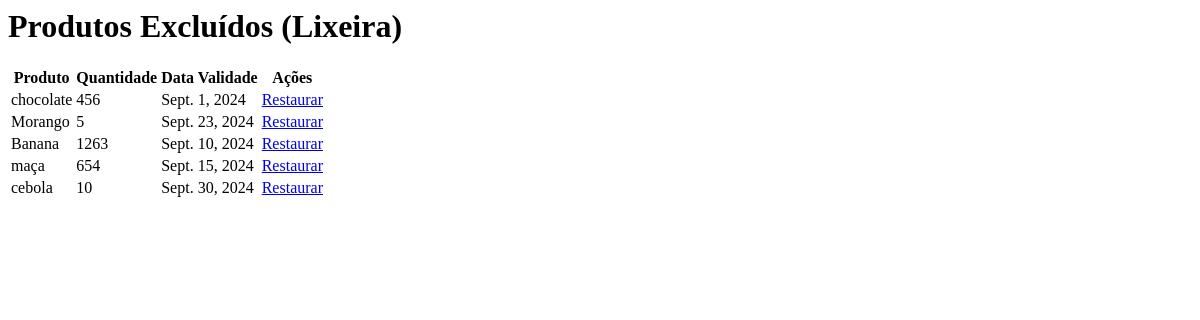
The app's page /produtos/lixeira/, older data.
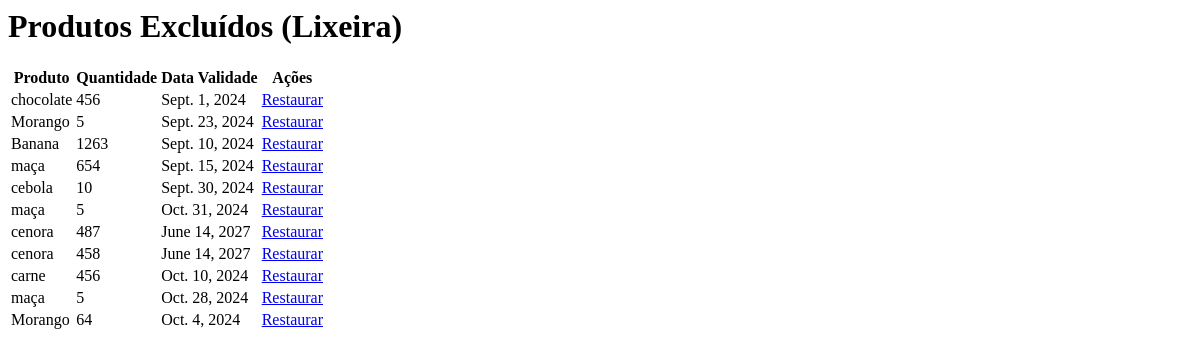
The same page, newer data.
### core/models.py (models this page shows, shortened)
class Produto(models.Model):
    nome = models.CharField(max_length=100)
    categoria = models.ForeignKey('Categoria', on_delete=models.CASCADE)
    quantidade = models.IntegerField()
    data_validade = models.DateField()
    is_deleted = models.BooleanField(default=False)  # Campo para marcar produtos excluídos

### core/views.py (the view)
# urls.py: path('produtos/lixeira/', views.lixeira_produtos, name='lixeira_produtos'),
def lixeira_produtos(request):
    produtos_excluidos = Produto.objects.filter(is_deleted=True)  # Lista os produtos na lixeira
    return render(request, 'lixeira_produtos.html', {'produtos_excluidos': produtos_excluidos})

### core/templates/lixeira_produtos.html
<h1>Produtos Excluídos (Lixeira)</h1>
{% if produtos_excluidos %}
    <table>
        <thead>
            <tr>
                <th>Produto</th>
                <th>Quantidade</th>
                <th>Data Validade</th>
                <th>Ações</th>
            </tr>
        </thead>
        <tbody>
            {% for produto in produtos_excluidos %}
                <tr>
                    <td>{{ produto.nome }}</td>
                    <td>{{ produto.quantidade }}</td>
                    <td>{{ produto.data_validade }}</td>
                    <td>
                        <a href="{% url 'restaurar_produto' produto.id %}">Restaurar</a>
                    </td>
                </tr>
            {% endfor %}
        </tbody>
    </table>
{% else %}
    <p>Nenhum produto excluído.</p>
{% endif %}

Row changes from the older to the newer data that the page shows:
added Produto: nome "maça", quantidade "5", data_validade "Oct. 31, 2024"
added Produto: nome "cenora", quantidade "487", data_validade "June 14, 2027"
added Produto: nome "cenora", quantidade "458", data_validade "June 14, 2027"
added Produto: nome "carne", quantidade "456", data_validade "Oct. 10, 2024"
added Produto: nome "maça", quantidade "5", data_validade "Oct. 28, 2024"
added Produto: nome "Morango", quantidade "64", data_validade "Oct. 4, 2024"
